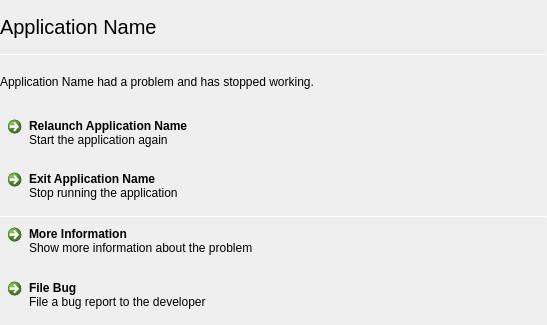
<?xml version="1.0" encoding="UTF-8"?>
<ui version="4.0">
 <class>CrashedDialog</class>
 <widget class="QDialog" name="CrashedDialog">
  <property name="geometry">
   <rect>
    <x>0</x>
    <y>0</y>
    <width>547</width>
    <height>325</height>
   </rect>
  </property>
  <property name="windowTitle">
   <string notr="true">Bonkers</string>
  </property>
  <property name="windowIcon">
   <iconset resource="resources.qrc">
    <normaloff>:/icon.svg</normaloff>:/icon.svg</iconset>
  </property>
  <layout class="QVBoxLayout" name="verticalLayout">
   <property name="spacing">
    <number>0</number>
   </property>
   <property name="leftMargin">
    <number>0</number>
   </property>
   <property name="topMargin">
    <number>0</number>
   </property>
   <property name="rightMargin">
    <number>0</number>
   </property>
   <property name="bottomMargin">
    <number>0</number>
   </property>
   <item>
    <widget class="tStackedWidget" name="stackedWidget">
     <property name="currentIndex">
      <number>0</number>
     </property>
     <widget class="QWidget" name="initialPage">
      <layout class="QVBoxLayout" name="verticalLayout_2">
       <property name="spacing">
        <number>0</number>
       </property>
       <property name="leftMargin">
        <number>0</number>
       </property>
       <property name="topMargin">
        <number>0</number>
       </property>
       <property name="rightMargin">
        <number>0</number>
       </property>
       <property name="bottomMargin">
        <number>0</number>
       </property>
       <item>
        <widget class="QLabel" name="titleLabel">
         <property name="font">
          <font>
           <pointsize>15</pointsize>
          </font>
         </property>
         <property name="text">
          <string>Application Name</string>
         </property>
         <property name="margin">
          <number>9</number>
         </property>
        </widget>
       </item>
       <item>
        <widget class="Line" name="line">
         <property name="maximumSize">
          <size>
           <width>16777215</width>
           <height>1</height>
          </size>
         </property>
         <property name="orientation">
          <enum>Qt::Horizontal</enum>
         </property>
        </widget>
       </item>
       <item>
        <widget class="QLabel" name="messageLabel">
         <property name="text">
          <string notr="true">Application Name had a problem and has stopped working.</string>
         </property>
         <property name="margin">
          <number>9</number>
         </property>
        </widget>
       </item>
       <item>
        <widget class="QCommandLinkButton" name="relaunchButton">
         <property name="text">
          <string notr="true">Relaunch Application Name</string>
         </property>
         <property name="icon">
          <iconset theme="view-refresh">
           <normaloff>.</normaloff>.</iconset>
         </property>
         <property name="iconSize">
          <size>
           <width>16</width>
           <height>16</height>
          </size>
         </property>
         <property name="description">
          <string>Start the application again</string>
         </property>
        </widget>
       </item>
       <item>
        <widget class="QCommandLinkButton" name="closeButton">
         <property name="text">
          <string>Exit Application Name</string>
         </property>
         <property name="icon">
          <iconset theme="application-exit">
           <normaloff>.</normaloff>.</iconset>
         </property>
         <property name="iconSize">
          <size>
           <width>16</width>
           <height>16</height>
          </size>
         </property>
         <property name="description">
          <string>Stop running the application</string>
         </property>
        </widget>
       </item>
       <item>
        <widget class="Line" name="line_3">
         <property name="maximumSize">
          <size>
           <width>16777215</width>
           <height>1</height>
          </size>
         </property>
         <property name="orientation">
          <enum>Qt::Horizontal</enum>
         </property>
        </widget>
       </item>
       <item>
        <widget class="QCommandLinkButton" name="moreInfoButton">
         <property name="text">
          <string>More Information</string>
         </property>
         <property name="icon">
          <iconset theme="help-about">
           <normaloff>.</normaloff>.</iconset>
         </property>
         <property name="iconSize">
          <size>
           <width>16</width>
           <height>16</height>
          </size>
         </property>
         <property name="description">
          <string>Show more information about the problem</string>
         </property>
        </widget>
       </item>
       <item>
        <widget class="QCommandLinkButton" name="fileBugButton">
         <property name="text">
          <string>File Bug</string>
         </property>
         <property name="icon">
          <iconset theme="tools-report-bug">
           <normaloff>.</normaloff>.</iconset>
         </property>
         <property name="iconSize">
          <size>
           <width>16</width>
           <height>16</height>
          </size>
         </property>
         <property name="description">
          <string>File a bug report to the developer</string>
         </property>
        </widget>
       </item>
      </layout>
     </widget>
     <widget class="QWidget" name="backtracePage">
      <layout class="QVBoxLayout" name="verticalLayout_3">
       <property name="spacing">
        <number>0</number>
       </property>
       <property name="leftMargin">
        <number>0</number>
       </property>
       <property name="topMargin">
        <number>0</number>
       </property>
       <property name="rightMargin">
        <number>0</number>
       </property>
       <property name="bottomMargin">
        <number>0</number>
       </property>
       <item>
        <layout class="QHBoxLayout" name="horizontalLayout">
         <property name="spacing">
          <number>0</number>
         </property>
         <item>
          <widget class="QPushButton" name="backButton">
           <property name="sizePolicy">
            <sizepolicy hsizetype="Preferred" vsizetype="Preferred">
             <horstretch>0</horstretch>
             <verstretch>0</verstretch>
            </sizepolicy>
           </property>
           <property name="text">
            <string/>
           </property>
           <property name="icon">
            <iconset theme="go-previous">
             <normaloff>.</normaloff>.</iconset>
           </property>
           <property name="flat">
            <bool>true</bool>
           </property>
          </widget>
         </item>
         <item>
          <widget class="QLabel" name="titleLabel_2">
           <property name="sizePolicy">
            <sizepolicy hsizetype="Expanding" vsizetype="Preferred">
             <horstretch>0</horstretch>
             <verstretch>0</verstretch>
            </sizepolicy>
           </property>
           <property name="font">
            <font>
             <pointsize>15</pointsize>
            </font>
           </property>
           <property name="text">
            <string>Information about this problem</string>
           </property>
           <property name="margin">
            <number>9</number>
           </property>
          </widget>
         </item>
         <item>
          <widget class="QPushButton" name="saveInfoButton">
           <property name="sizePolicy">
            <sizepolicy hsizetype="Preferred" vsizetype="Preferred">
             <horstretch>0</horstretch>
             <verstretch>0</verstretch>
            </sizepolicy>
           </property>
           <property name="text">
            <string/>
           </property>
           <property name="icon">
            <iconset theme="document-save">
             <normaloff>.</normaloff>.</iconset>
           </property>
           <property name="flat">
            <bool>true</bool>
           </property>
          </widget>
         </item>
        </layout>
       </item>
       <item>
        <widget class="Line" name="line_2">
         <property name="maximumSize">
          <size>
           <width>16777215</width>
           <height>1</height>
          </size>
         </property>
         <property name="orientation">
          <enum>Qt::Horizontal</enum>
         </property>
        </widget>
       </item>
       <item>
        <widget class="QLabel" name="label">
         <property name="text">
          <string>This debugging information can help the developer fix this problem. You can save this debugging information to a file for later reference, or to attach it to a bug report.

When reporting a bug, if any debugging information is available, please attach it to the bug report.

It's a good idea to check through the contents of the available debugging information here for any personal information and redact it before you attach it to a bug report.</string>
         </property>
         <property name="wordWrap">
          <bool>true</bool>
         </property>
         <property name="margin">
          <number>9</number>
         </property>
        </widget>
       </item>
       <item>
        <widget class="Line" name="line_4">
         <property name="maximumSize">
          <size>
           <width>16777215</width>
           <height>1</height>
          </size>
         </property>
         <property name="orientation">
          <enum>Qt::Horizontal</enum>
         </property>
        </widget>
       </item>
       <item>
        <widget class="QTextBrowser" name="backtraceBrowser">
         <property name="frameShape">
          <enum>QFrame::NoFrame</enum>
         </property>
         <property name="lineWrapMode">
          <enum>QTextEdit::NoWrap</enum>
         </property>
        </widget>
       </item>
      </layout>
     </widget>
    </widget>
   </item>
  </layout>
 </widget>
 <layoutdefault spacing="6" margin="11"/>
 <customwidgets>
  <customwidget>
   <class>tStackedWidget</class>
   <extends>QStackedWidget</extends>
   <header location="global">tstackedwidget.h</header>
   <container>1</container>
   <slots>
    <signal>switchingFrame(int)</signal>
   </slots>
  </customwidget>
 </customwidgets>
 <resources>
  <include location="resources.qrc"/>
 </resources>
 <connections/>
</ui>
